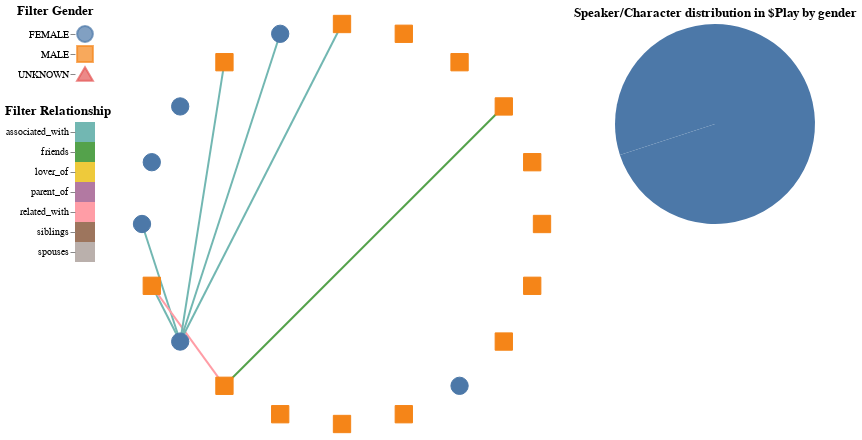

The code cell stored with this chart in its notebook:
### Code cell
#################### Network Chart ####################

# define the graph layout
layout = nx.shell_layout(G)

# draw base graph with nx_altair
base = nxa.draw_networkx(
    G,
    pos=layout,
    node_tooltip=['label', 'Gender'],
    node_color='lightgray',
    edge_color='Relation',
    width=2
)
# get the edge layer
edges = base.layer[0]
# get the node layer
nodes = base.layer[1]

# define relationship filter
relation = pd.DataFrame({'Relation': ['parent_of', 'lover_of', 'related_with', 'associated_with', 'siblings', 'spouses', 'friends']})
relation_selection = alt.selection_point(fields=['Relation'], toggle="true")
relation_color = alt.condition(relation_selection, alt.Color('Relation:N', legend=None), alt.value('lightgray'))
relation_filter = alt.Chart(relation, title=alt.TitleParams('Filter Relationship', anchor='start')).mark_rect().encode(
    y=alt.Y('Relation', title=''), 
    color=relation_color
).add_params(relation_selection)

# add relationship filter
edges = edges.encode(color=relation_color).transform_filter(relation_selection)

# define gender filter
gender = pd.DataFrame({'Gender': ['FEMALE', 'MALE', 'UNKNOWN']})
gender_selection = alt.selection_point(fields=['Gender'], toggle="true")
gender_color = alt.condition(gender_selection, alt.Color('Gender:N', legend=None), alt.value('lightgray'))
gender_shape = alt.Shape('Gender:N', legend=None)
gender_filter = alt.Chart(
    gender, 
    title=alt.TitleParams('Filter Gender', anchor='start')
).mark_point(size=250).encode(
    y=alt.Y('Gender', title=''), 
    color=gender_color,
    fill=gender_color,
    shape=gender_shape
).add_params(gender_selection)

# encode gender as node shape+color and add gender filter
nodes = nodes.encode(
    color=gender_color,
    fill=gender_color,
    shape=gender_shape
).add_params(gender_selection)

# print the Chart layers
#layered_chart = ((relation_filter & gender_filter) | (edges + nodes) | (spokenWordsGenderPieCharAlt & numeberSpeakerGenderPieAlt))
network_chart = (edges + nodes).properties(
    width=400,
    height=400
)
network_chart_with_filters = ((gender_filter & relation_filter) | network_chart)

#################### Pie Charts ####################

numeberSpeakerGenderPieAlt= alt.Chart(speakersAlt, title='Speaker/Character distribution in $Play by gender' ).mark_arc().encode(
    theta='Number of Speakers',
    color=gender_color
).properties(
    width=200,
    height=200
)

#################### Concatenated Chart ####################

layered_chart = alt.hconcat(network_chart_with_filters, numeberSpeakerGenderPieAlt).resolve_scale(color='independent')
layered_chart.configure_view(
    strokeWidth=0 # remove border
).configure_axis(
    domainOpacity=0 # remove axis
)

### Figure 1 — Vega-Lite specification as saved in the notebook (floating-point values rounded to 4 significant figures)
{"config": {"view": {"continuousWidth": 300, "continuousHeight": 300, "strokeWidth": 0}, "axis": {"domainOpacity": 0}}, "hconcat": [{"hconcat": [{"vconcat": [{"data": {"name": "data-eb04e40e2ff03d873318b525677e1353"}, "mark": {"type": "point", "size": 250}, "encoding": {"color": {"condition": {"param": "param_317", "field": "Gender", "legend": null, "type": "nominal"}, "value": "lightgray"}, "fill": {"condition": {"param": "param_317", "field": "Gender", "legend": null, "type": "nominal"}, "value": "lightgray"}, "shape": {"field": "Gender", "legend": null, "type": "nominal"}, "y": {"field": "Gender", "title": "", "type": "nominal"}}, "name": "view_407", "title": {"text": "Filter Gender", "anchor": "start"}}, {"data": {"name": "data-e5b186410e83dd5b42990d239583abbe"}, "mark": {"type": "rect"}, "encoding": {"color": {"condition": {"param": "param_316", "field": "Relation", "legend": null, "type": "nominal"}, "value": "lightgray"}, "y": {"field": "Relation", "title": "", "type": "nominal"}}, "name": "view_408", "title": {"text": "Filter Relationship", "anchor": "start"}}]}, {"layer": [{"data": {"name": "data-2b25d4ea8a3d19d4efb377c957f0e27d"}, "mark": {"type": "line", "opacity": 1, "strokeWidth": 2}, "encoding": {"color": {"condition": {"param": "param_316", "field": "Relation", "legend": null, "type": "nominal"}, "value": "lightgray"}, "detail": {"field": "edge", "type": "quantitative"}, "x": {"axis": {"grid": false, "labels": false, "ticks": false, "title": ""}, "field": "x", "type": "quantitative"}, "y": {"axis": {"grid": false, "labels": false, "ticks": false, "title": ""}, "field": "y", "type": "quantitative"}}, "transform": [{"filter": {"param": "param_316"}}]}, {"data": {"name": "data-6be94fde64f0f127bda5ded368bc7d35"}, "mark": {"type": "point", "fill": "lightgray", "opacity": 1, "size": 300, "strokeWidth": 1.0}, "encoding": {"color": {"condition": {"param": "param_317", "field": "Gender", "legend": null, "type": "nominal"}, "value": "lightgray"}, "fill": {"condition": {"param": "param_317", "field": "Gender", "legend": null, "type": "nominal"}, "value": "lightgray"}, "shape": {"field": "Gender", "legend": null, "type": "nominal"}, "tooltip": [{"field": "label", "type": "nominal"}, {"field": "Gender", "type": "nominal"}], "x": {"axis": {"grid": false, "labels": false, "ticks": false}, "field": "x", "type": "quantitative"}, "y": {"axis": {"grid": false, "labels": false, "ticks": false}, "field": "y", "type": "quantitative"}}, "name": "view_406"}], "height": 400, "width": 400}]}, {"data": {"name": "data-306141e7886ea02723d228c784d3948f"}, "mark": {"type": "arc"}, "encoding": {"color": {"condition": {"param": "param_317", "field": "Gender", "legend": null, "type": "nominal"}, "value": "lightgray"}, "theta": {"field": "Number of Speakers", "type": "quantitative"}}, "height": 200, "title": "Speaker/Character distribution in $Play by gender", "width": 200}], "params": [{"name": "param_317", "select": {"type": "point", "fields": ["Gender"], "toggle": "true"}, "views": ["view_407", "view_406"]}, {"name": "param_316", "select": {"type": "point", "fields": ["Relation"], "toggle": "true"}, "views": ["view_408"]}], "resolve": {"scale": {"color": "independent"}}, "$schema": "https://vega.github.io/schema/vega-lite/v5.15.1.json", "datasets": {"data-eb04e40e2ff03d873318b525677e1353": [{"Gender": "FEMALE"}, {"Gender": "MALE"}, {"Gender": "UNKNOWN"}], "data-e5b186410e83dd5b42990d239583abbe": [{"Relation": "parent_of"}, {"Relation": "lover_of"}, {"Relation": "related_with"}, {"Relation": "associated_with"}, {"Relation": "siblings"}, {"Relation": "spouses"}, {"Relation": "friends"}], "data-2b25d4ea8a3d19d4efb377c957f0e27d": [{"target": "maria", "y": -8.742e-08, "Relation": "associated_with", "pair": ["kennedy", "maria"], "source": "kennedy", "x": -1.0, "id": "6", "edge": 0}, {"target": "maria", "y": -0.5878, "Relation": "associated_with", "pair": ["kennedy", "maria"], "source": "kennedy", "x": -0.809, "id": "6", "edge": 0}, {"target": "maria", "y": -0.309, "Relation": "associated_with", "pair": ["paulet", "maria"], "source": "paulet", "x": -0.9511, "id": "2", "edge": 1}, {"target": "maria", "y": -0.5878, "Relation": "associated_with", "pair": ["paulet", "maria"], "source": "paulet", "x": -0.809, "id": "2", "edge": 1}, {"target": "mortimer", "y": -0.309, "Relation": "related_with", "pair": ["paulet", "mortimer"], "source": "paulet", "x": -0.9511, "id": "3", "edge": 2}, {"target": "mortimer", "y": -0.809, "Relation": "related_with", "pair": ["paulet", "mortimer"], "source": "paulet", "x": -0.5878, "id": "3", "edge": 2}, {"target": "melvil", "y": -0.5878, "Relation": "associated_with", "pair": ["maria", "melvil"], "source": "maria", "x": -0.809, "id": "4", "edge": 3}, {"target": "melvil", "y": 1.0, "Relation": "associated_with", "pair": ["maria", "melvil"], "source": "maria", "x": -3.378e-07, "id": "4", "edge": 3}, {"target": "burgoyn", "y": -0.5878, "Relation": "associated_with", "pair": ["maria", "burgoyn"], "source": "maria", "x": -0.809, "id": "5", "edge": 4}, {"target": "burgoyn", "y": 0.809, "Relation": "associated_with", "pair": ["maria", "burgoyn"], "source": "maria", "x": -0.5878, "id": "5", "edge": 4}, {"target": "kurl", "y": -0.5878, "Relation": "associated_with", "pair": ["maria", "kurl"], "source": "maria", "x": -0.809, "id": "7", "edge": 5}, {"target": "kurl", "y": 0.9511, "Relation": "associated_with", "pair": ["maria", "kurl"], "source": "maria", "x": -0.309, "id": "7", "edge": 5}, {"target": "okelly", "y": -0.809, "Relation": "friends", "pair": ["mortimer", "okelly"], "source": "mortimer", "x": -0.5878, "id": "1", "edge": 6}, {"target": "okelly", "y": 0.5878, "Relation": "friends", "pair": ["mortimer", "okelly"], "source": "mortimer", "x": 0.809, "id": "1", "edge": 6}], "data-6be94fde64f0f127bda5ded368bc7d35": [{"y": -8.742e-08, "x": -1.0, "label": "Kennedy", "Gender": "FEMALE", "Person group": false}, {"y": -0.309, "x": -0.9511, "label": "Paulet", "Gender": "MALE", "Person group": false}, {"y": -0.5878, "x": -0.809, "label": "Maria", "Gender": "FEMALE", "Person group": false}, {"y": -0.809, "x": -0.5878, "label": "Mortimer", "Gender": "MALE", "Person group": false}, {"y": -0.9511, "x": -0.309, "label": "Burleigh", "Gender": "MALE", "Person group": false}, {"y": -1.0, "x": 1.192e-08, "label": "Davison", "Gender": "MALE", "Person group": false}, {"y": -0.9511, "x": 0.309, "label": "Kent", "Gender": "MALE", "Person group": false}, {"y": -0.809, "x": 0.5878, "label": "Elisabeth", "Gender": "FEMALE", "Person group": false}, {"y": -0.5878, "x": 0.809, "label": "Aubespine", "Gender": "MALE", "Person group": false}, {"y": -0.309, "x": 0.9511, "label": "Bellievre", "Gender": "MALE", "Person group": false}, {"y": 1.748e-07, "x": 1.0, "label": "Shrewsbury", "Gender": "MALE", "Person group": false}, {"y": 0.309, "x": 0.9511, "label": "Leicester", "Gender": "MALE", "Person group": false}, {"y": 0.5878, "x": 0.809, "label": "Okelly", "Gender": "MALE", "Person group": false}, {"y": 0.809, "x": 0.5878, "label": "Offizier", "Gender": "MALE", "Person group": false}, {"y": 0.9511, "x": 0.309, "label": "Page", "Gender": "MALE", "Person group": false}, {"y": 1.0, "x": -3.378e-07, "label": "Melvil", "Gender": "MALE", "Person group": false}, {"y": 0.9511, "x": -0.309, "label": "Kurl", "Gender": "FEMALE", "Person group": false}, {"y": 0.809, "x": -0.5878, "label": "Burgoyn", "Gender": "MALE", "Person group": false}, {"y": 0.5878, "x": -0.809, "label": "Zweite Kammerfrau", "Gender": "FEMALE", "Person group": false}, {"y": 0.309, "x": -0.9511, "label": "Die Kammerfrauen", "Gender": "FEMALE", "Person group": true}], "data-306141e7886ea02723d228c784d3948f": [{"Genders": "Male Speakers", "Number of Speakers": 14}, {"Genders": "Female Speakers", "Number of Speakers": 6}, {"Genders": "Gender Unknown Speakers", "Number of Speakers": 0}]}}
